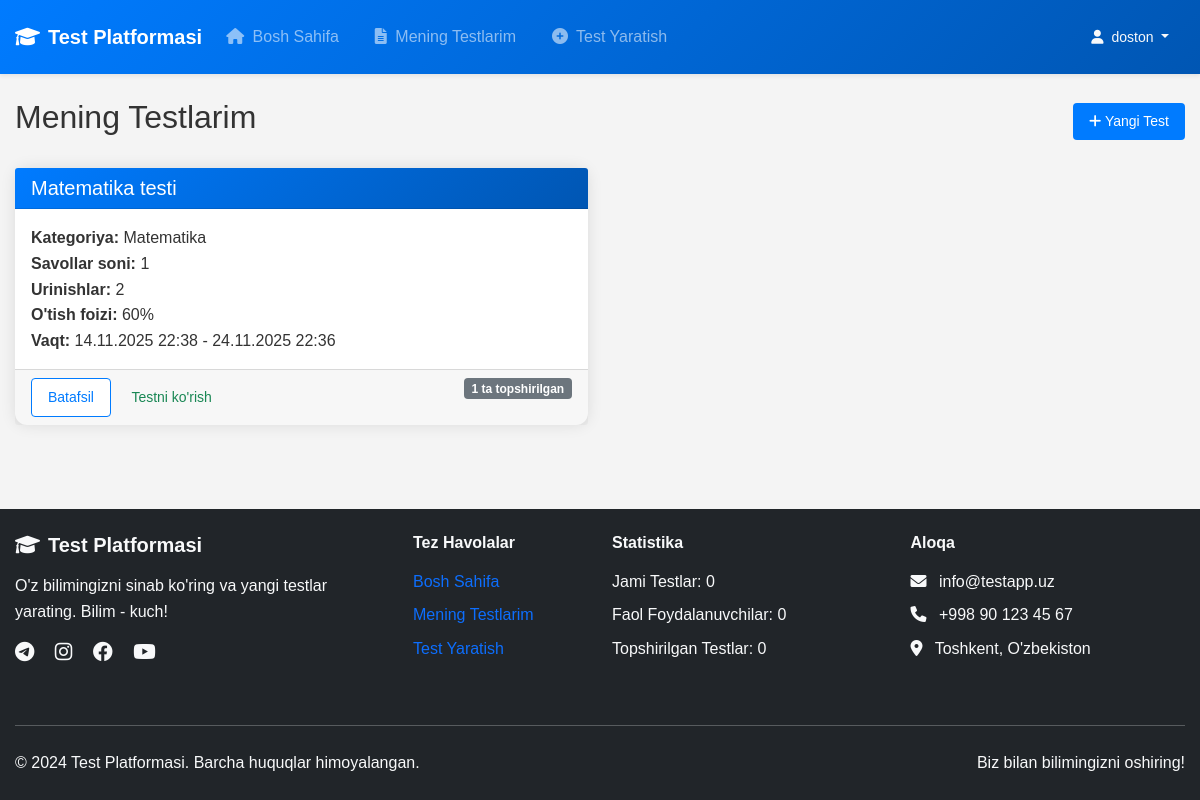
Before: /my-tests/ (signed in) with the older database file.
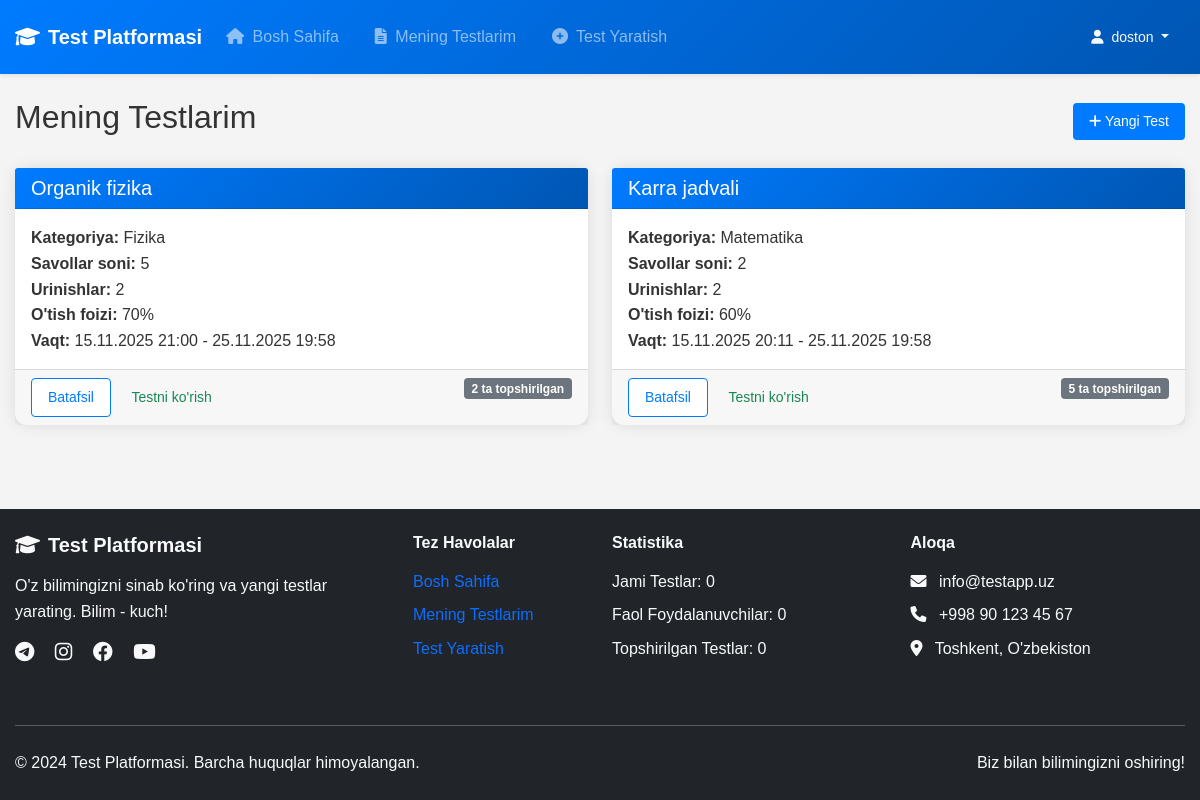
After: the same page with the newer database file.
### main/models.py (models this page shows, shortened)
class Test(models.Model):
    author = models.ForeignKey(User, on_delete=models.CASCADE)
    category = models.ForeignKey(Category, on_delete=models.CASCADE)
    title = models.CharField(max_length=200)
    maximum_attempts = models.PositiveBigIntegerField()
    start_date = models.DateTimeField(default=timezone.now)
    end_date = models.DateTimeField(default=timezone.now() + datetime.timedelta(days=10))
    pass_percentage = models.PositiveBigIntegerField()

class Category(models.Model):
    name = models.CharField(max_length=100)

### main/views.py (the view)
# urls.py: path('my-tests/', views.my_tests, name='my_tests'),  # <- QO'SHING
@login_required(login_url='login')
def my_tests(request):
    user_tests = Test.objects.filter(author=request.user).order_by('-id')
    context = {
        'user_tests': user_tests,
    }
    return render(request, 'my_tests.html', context)

### templates/my_tests.html (shortened to what this page needs)
{% extends "base.html" %}
{% block content %}
<div class="container mt-4">
    <div class="d-flex justify-content-between align-items-center mb-4">
        <h2>Mening Testlarim</h2>
        <a href="{% url 'create_test' %}" class="btn btn-primary">
            <i class="fas fa-plus"></i> Yangi Test
        </a>
    </div>
    {% if user_tests %}
        <div class="row">
            {% for test in user_tests %}
            <div class="col-md-6 mb-4">
                <div class="card h-100">
                    <div class="card-header bg-primary text-white">
                        <h5 class="mb-0">{{ test.title }}</h5>
                    </div>
                    <div class="card-body">
                        <p class="card-text">
                            <strong>Kategoriya:</strong> {{ test.category.name }}<br>
                            <strong>Savollar soni:</strong> {{ test.question_set.count }}<br>
                            <strong>Urinishlar:</strong> {{ test.maximum_attempts }}<br>
                            <strong>O'tish foizi:</strong> {{ test.pass_percentage }}%<br>
                            <strong>Vaqt:</strong> {{ test.start_date|date:"d.m.Y H:i" }} - {{ test.end_date|date:"d.m.Y H:i" }}
                        </p>
                    </div>
                    <div class="card-footer">
                        <a href="{% url 'test_detail' test.id %}" class="btn btn-outline-primary btn-sm">
                            Batafsil
                        </a>
                        <a href="{% url 'ready_to_test' test.id %}" class="btn btn-outline-success btn-sm">
                            Testni ko'rish
                        </a>
                        <span class="badge bg-secondary float-end">
                            {{ test.checktest_set.count }} ta topshirilgan
                        </span>
                    </div>
                </div>
            </div>
            {% endfor %}
        </div>
    {% endif %}
</div>
{% endblock content %}

Changed rows visible on the page:
removed Test: title "Matematika testi", category.name "Matematika", question_set.count "1", maximum_attempts "2", pass_percentage "60", start_date "14.11.2025 22:38", end_date "24.11.2025 22:36", checktest_set.count "1"
added Test: title "Organik fizika", category.name "Fizika", question_set.count "5", maximum_attempts "2", pass_percentage "70", start_date "15.11.2025 21:00", end_date "25.11.2025 19:58", checktest_set.count "2"
added Test: title "Karra jadvali", category.name "Matematika", question_set.count "2", maximum_attempts "2", pass_percentage "60", start_date "15.11.2025 20:11", end_date "25.11.2025 19:58", checktest_set.count "5"
